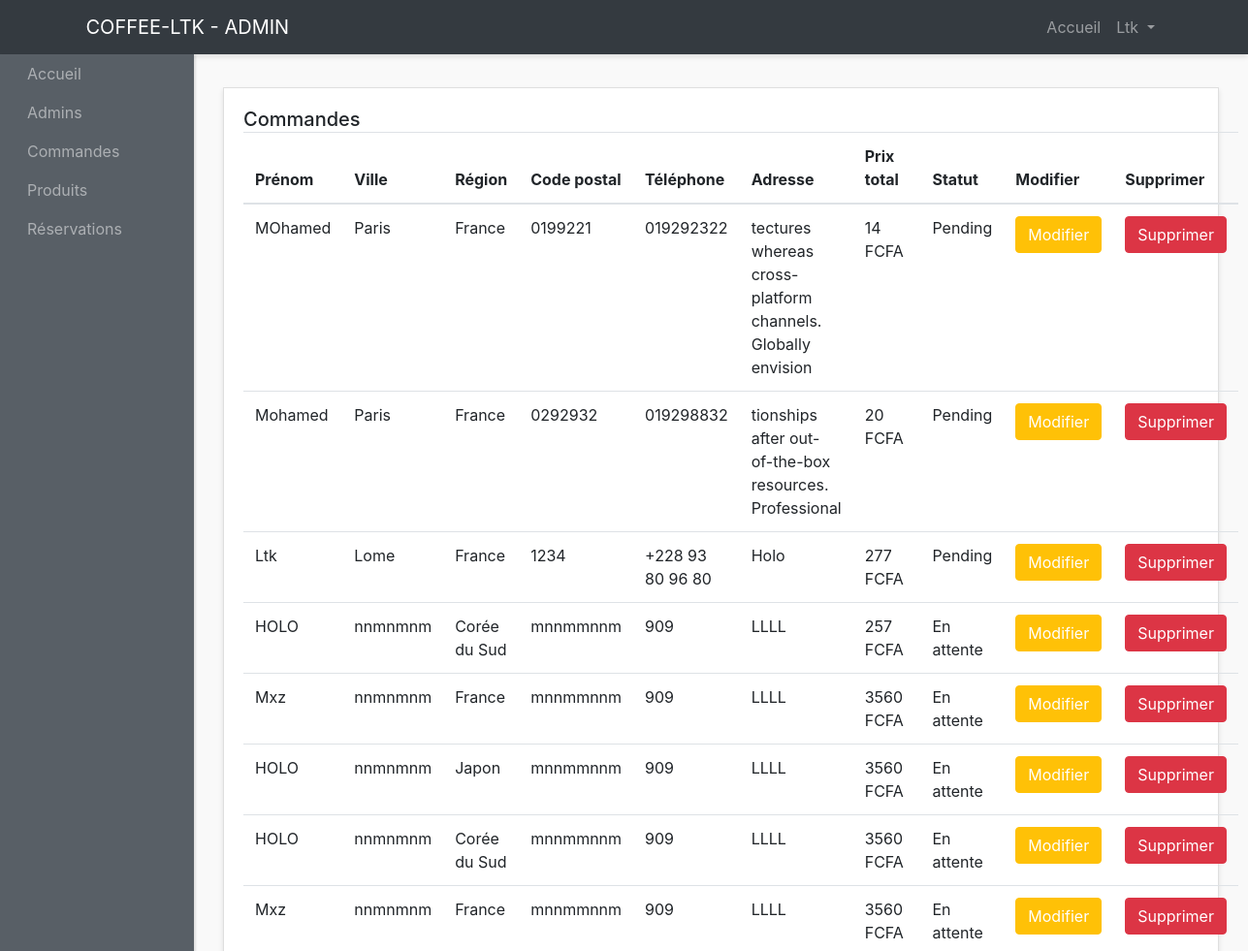
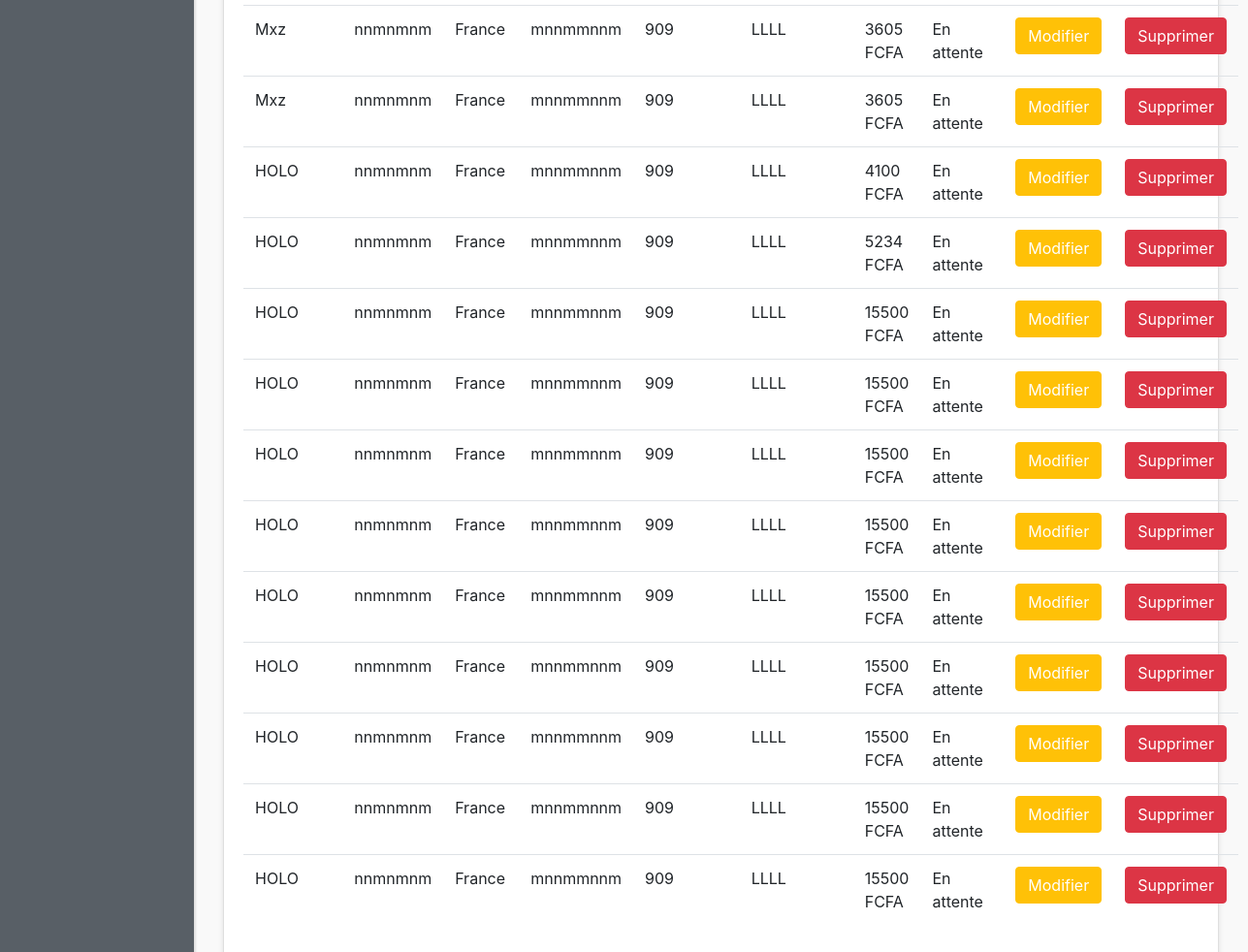
Screenshot of /admin-panel/orders-admins/show-orders.php (signed in) with the database file from the repository (2 pictures, top to bottom).
### tables this page shows
CREATE TABLE `commandes` (
  `id_commande` int(10) NOT NULL,
  `prenom` varchar(200) NOT NULL,
  `nom` varchar(200) NOT NULL,
  `region` varchar(200) NOT NULL,
  `adresse` varchar(200) NOT NULL,
  `ville` varchar(200) NOT NULL,
  `code_postal` varchar(20) NOT NULL,
  `telephone` varchar(20) NOT NULL,
  `id_utilisateur` int(10) NOT NULL,
  `statut_commande` varchar(200) NOT NULL,
  `prix_total` int(10) NOT NULL,
  `created_at` timestamp NOT NULL DEFAULT current_timestamp()
);

### admin-panel/orders-admins/show-orders.php (the view, shortened to what this page needs)
<?php require "../layouts/header.php"; ?>
<?php require "../../config/config.php"; ?>
<?php
$orders = $conn->query("SELECT * FROM commandes");
$orders->execute();
$allOrders = $orders->fetchAll(PDO::FETCH_OBJ);
?>
<div class="row">
  <div class="col">
    <div class="card">
      <div class="card-body">
        <h5 class="card-title mb-4 d-inline">Commandes</h5>
        <table class="table">
          <thead>
            <tr>
              <th scope="col">Prénom</th>
              <th scope="col">Ville</th>
              <th scope="col">Région</th>
              <th scope="col">Code postal</th>
              <th scope="col">Téléphone</th>
              <th scope="col">Adresse</th>
              <th scope="col">Prix total</th>
              <th scope="col">Statut</th>
              <th scope="col">Modifier</th>
              <th scope="col">Supprimer</th>
            </tr>
          </thead>
          <tbody>
            <?php foreach ($allOrders as $order) : ?>
              <tr>
                <td><?php echo $order->prenom; ?></td>
                <td><?php echo $order->ville; ?></td>
                <td><?php echo $order->region; ?></td>
                <td>
                  <?php echo $order->code_postal; ?>
                </td>
                <td><?php echo $order->telephone; ?></td>
                <td>
                  <?php echo $order->adresse; ?>
                </td>
                <td><?php echo $order->prix_total; ?> FCFA</td>
                <td><?php echo $order->statut_commande; ?></td>
                <td><a href="change-status.php?id=<?php echo $order->id_commande; ?>" class="btn btn-warning text-white text-center">Modifier</a></td>
                <td><a href="delete-orders.php?id=<?php echo $order->id_commande; ?>" class="btn btn-danger text-center">Supprimer</a></td>
              </tr>
            <?php endforeach; ?>
          </tbody>
        </table>
      </div>
    </div>
  </div>
  <?php require "../layouts/footer.php"; ?>

### admin-panel/layouts/header.php (shortened to what this page needs)
<!DOCTYPE html>
<html lang="en">
<head>
  <link href="http://maxcdn.bootstrapcdn.com/bootstrap/4.0.0/css/bootstrap.min.css" rel="stylesheet">
  <link href="<?php echo ADMINURL; ?>/styles/style.css" rel="stylesheet">
</head>
<body>
  <div id="wrapper">
    <nav class="navbar header-top fixed-top navbar-expand-lg  navbar-dark bg-dark">
      <div class="container">
        <a class="navbar-brand" href="#">COFFEE-LTK - ADMIN</a>
        <div class="collapse navbar-collapse" id="navbarText">
          <?php if (isset($_SESSION['admin_name'])) : ?>
            <ul class="navbar-nav side-nav">
              <li class="nav-item">
                <a class="nav-link" style="margin-left: 20px;" href="<?php echo ADMINURL; ?>">Accueil
                </a>
              </li>
              <li class="nav-item">
                <a class="nav-link" href="<?php echo ADMINURL; ?>/admins/admins.php" style="margin-left: 20px;">Admins</a>
              </li>
              <li class="nav-item">
                <a class="nav-link" href="<?php echo ADMINURL; ?>/orders-admins/show-orders.php" style="margin-left: 20px;">Commandes</a>
              </li>
              <li class="nav-item">
                <a class="nav-link" href="<?php echo ADMINURL; ?>/products-admins/show-products.php" style="margin-left: 20px;">Produits</a>
              </li>
              <li class="nav-item">
                <a class="nav-link" href="<?php echo ADMINURL; ?>/bookings-admins/show-bookings.php" style="margin-left: 20px;">Réservations</a>
              </li>
            </ul>
          <?php endif; ?>
          <ul class="navbar-nav ml-md-auto d-md-flex">
            <?php if (isset($_SESSION['admin_name'])) : ?>
              <li class="nav-item">
                <a class="nav-link" href="<?php echo ADMINURL; ?>">Accueil
                </a>
              </li>
              <li class="nav-item dropdown">
                <a class="nav-link  dropdown-toggle" href="#" id="navbarDropdown" role="button" data-toggle="dropdown" aria-haspopup="true" aria-expanded="false">
                  <?php echo $_SESSION['admin_name']; ?>
                </a>
              </li>
            <?php endif; ?>
          </ul>
        </div>
      </div>
    </nav>
    <div class="container-fluid">

### admin-panel/layouts/footer.php (shortened to what this page needs)
</div>
</div>
</div>
</body>
</html>

### admin-panel/styles/style.css (style rules this page uses)
body { background:#f9f9f9; }
#wrapper { padding:90px 15px; }
.navbar-expand-lg .navbar-nav.side-nav { flex-direction: column; }
.card { margin-bottom: 15px; border-radius:0; box-shadow: 0 3px 5px rgba(0,0,0,.1); }
.header-top { box-shadow: 0 3px 5px rgba(0,0,0,.1) }
@media (min-width:992px) { #wrapper { margin-left: 200px;padding: 90px 15px 15px; } }
@media (min-width:992px) { .navbar-nav.side-nav { background: #585f66;box-shadow: 2px 1px 2px rgba(0,0,0,.1);position:fixed;top:56px;flex-direction: column!important;left:0;width:200px;overflow-y:auto;bottom:0;overflow-x:hidden;padding-bottom:40px } }

### rows the page displays
commandes: prenom "MOhamed", ville "Paris", region "France", code_postal "0199221", telephone "019292322", adresse "tectures whereas cross-platform channels. Globally envision", prix_total "14", statut_commande "Pending"
commandes: prenom "Mohamed", ville "Paris", region "France", code_postal "0292932", telephone "019298832", adresse "tionships after out-of-the-box resources. Professional", prix_total "20", statut_commande "Pending"
commandes: prenom "Ltk", ville "Lome", region "France", code_postal "1234", telephone "+228 93 80 96 80", adresse "Holo", prix_total "277", statut_commande "Pending"
commandes: prenom "HOLO", ville "nnmnmnm", region "Corée du Sud", code_postal "mnnmmnnm", telephone "909", adresse "LLLL", prix_total "257", statut_commande "En attente"
commandes: prenom "Mxz", ville "nnmnmnm", region "France", code_postal "mnnmmnnm", telephone "909", adresse "LLLL", prix_total "3560", statut_commande "En attente"
commandes: prenom "HOLO", ville "nnmnmnm", region "Japon", code_postal "mnnmmnnm", telephone "909", adresse "LLLL", prix_total "3560", statut_commande "En attente"
commandes: prenom "HOLO", ville "nnmnmnm", region "Corée du Sud", code_postal "mnnmmnnm", telephone "909", adresse "LLLL", prix_total "3560", statut_commande "En attente"
commandes: prenom "Mxz", ville "nnmnmnm", region "France", code_postal "mnnmmnnm", telephone "909", adresse "LLLL", prix_total "3560", statut_commande "En attente"
commandes: prenom "Mxz", ville "nnmnmnm", region "France", code_postal "mnnmmnnm", telephone "909", adresse "LLLL", prix_total "3605", statut_commande "En attente"
commandes: prenom "Mxz", ville "nnmnmnm", region "France", code_postal "mnnmmnnm", telephone "909", adresse "LLLL", prix_total "3605", statut_commande "En attente"
commandes: prenom "HOLO", ville "nnmnmnm", region "France", code_postal "mnnmmnnm", telephone "909", adresse "LLLL", prix_total "4100", statut_commande "En attente"
commandes: prenom "HOLO", ville "nnmnmnm", region "France", code_postal "mnnmmnnm", telephone "909", adresse "LLLL", prix_total "5234", statut_commande "En attente"
commandes: prenom "HOLO", ville "nnmnmnm", region "France", code_postal "mnnmmnnm", telephone "909", adresse "LLLL", prix_total "15500", statut_commande "En attente"
commandes: prenom "HOLO", ville "nnmnmnm", region "France", code_postal "mnnmmnnm", telephone "909", adresse "LLLL", prix_total "15500", statut_commande "En attente"
commandes: prenom "HOLO", ville "nnmnmnm", region "France", code_postal "mnnmmnnm", telephone "909", adresse "LLLL", prix_total "15500", statut_commande "En attente"
commandes: prenom "HOLO", ville "nnmnmnm", region "France", code_postal "mnnmmnnm", telephone "909", adresse "LLLL", prix_total "15500", statut_commande "En attente"
commandes: prenom "HOLO", ville "nnmnmnm", region "France", code_postal "mnnmmnnm", telephone "909", adresse "LLLL", prix_total "15500", statut_commande "En attente"
commandes: prenom "HOLO", ville "nnmnmnm", region "France", code_postal "mnnmmnnm", telephone "909", adresse "LLLL", prix_total "15500", statut_commande "En attente"
commandes: prenom "HOLO", ville "nnmnmnm", region "France", code_postal "mnnmmnnm", telephone "909", adresse "LLLL", prix_total "15500", statut_commande "En attente"
commandes: prenom "HOLO", ville "nnmnmnm", region "France", code_postal "mnnmmnnm", telephone "909", adresse "LLLL", prix_total "15500", statut_commande "En attente"
commandes: prenom "HOLO", ville "nnmnmnm", region "France", code_postal "mnnmmnnm", telephone "909", adresse "LLLL", prix_total "15500", statut_commande "En attente"

### other values shown
$_SESSION['admin_name'] "Ltk"
